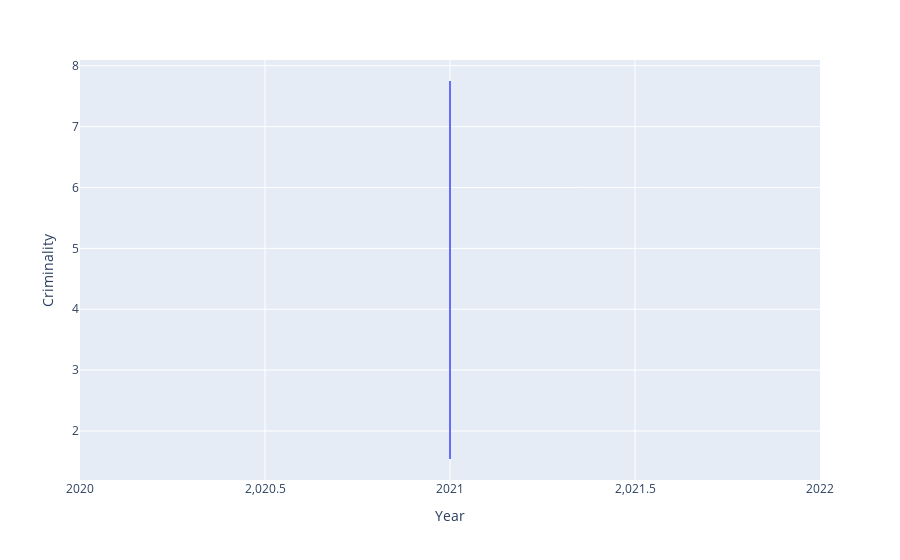

This figure's notebook cell:
### Code cell
# Create a line chart
fig3 = px.line(df, x='Year', y='Criminality')
fig3.show()

### Figure 1 — Plotly figure (JSON) as saved in the notebook; plotly's stock layout.template omitted (floating-point values rounded to 4 significant figures; data arrays with more than 128 entries replaced by an {"elided": "..."} marker saying what was removed)
{"data": [{"hovertemplate": "Year=%{x}<br>Criminality=%{y}<extra></extra>", "legendgroup": "", "line": {"color": "#636efa", "dash": "solid"}, "marker": {"symbol": "circle"}, "mode": "lines", "name": "", "orientation": "v", "showlegend": false, "type": "scatter", "x": {"elided": "193 int values"}, "xaxis": "x", "y": {"elided": "193 float values"}, "yaxis": "y"}], "layout": {"legend": {"tracegroupgap": 0}, "margin": {"t": 60}, "xaxis": {"anchor": "y", "domain": [0, 1], "title": {"text": "Year"}}, "yaxis": {"anchor": "x", "domain": [0, 1], "title": {"text": "Criminality"}}}}
